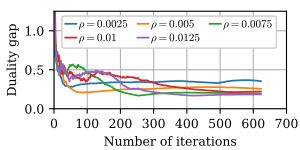

Here is the Python script that generated this plot:
import os
import pandas as pd
import numpy as np
import matplotlib.pyplot as plt
from sim_src.util import GET_LOG_PATH_FOR_SIM_SCRIPT

FONT_SIZE = 9
fig_width_px = 300
fig_height_px = 150
dpi = 100  # Typical screen DPI, adjust if necessary
fig_width_in = fig_width_px / dpi
fig_height_in = fig_height_px / dpi

plt.rc('font', family='serif')
plt.rc('mathtext', fontset='cm')
plt.rc('font', size=FONT_SIZE)  # Default font size
plt.rc('axes', titlesize=FONT_SIZE)  # Font size of the axes title
plt.rc('axes', labelsize=FONT_SIZE)  # Font size of the x and y labels
plt.rc('xtick', labelsize=FONT_SIZE)  # Font size of the tick labels
plt.rc('ytick', labelsize=FONT_SIZE)  # Font size of the tick labels
plt.rc('legend', fontsize=FONT_SIZE)  # Font size for legends


data_name_list = [r"$\rho=0.0025$", r"$\rho=0.005$", r"$\rho=0.0075$", r"$\rho=0.01$", r"$\rho=0.0125$"]
current_dir = os.path.dirname(os.path.abspath(__file__))



# Plot the data
fig, axs = plt.subplots(1,1,)
fig.set_size_inches(fig_width_in, fig_height_in)  # 3.5 inches width, height adjusted to maintain aspect ratio

# Plot settings
markers = ['+', 'x', 'd']  # Different markers for each line
bar_fill_patterns = ['///', '\\\\\\', '---','+', 'x', 'o']


data_points = np.zeros((3,11))

data_file = os.path.join(current_dir, "sim_convergence_rho/sim_convergence_rho-2025-June-24-22-41-29-ail/mmw-dual-10-4")
data = np.genfromtxt(data_file, delimiter=',')
lines = []
colors = ["#FC5A50","#FF8C00","#069AF3"]
for i in range(5):
    ub = data[2*i, 3:]
    lb = data[2*i+1, 3:]
    gap = ub-lb
    gap = gap/gap[0]
    
    line, = axs.plot(gap, linestyle='-', linewidth=1.25)
    lines.append(line)



axs.set_position([0.18, 0.275, 0.775, 0.65])
# Add labels and title
axs.set_xlabel(r'Number of iterations')
axs.grid(True)
axs.set_axisbelow(True)



# axs[0].set_ylabel(r'Number of iterations')
axs.set_ylabel(r'Duality gap')
# # uu = 5*20
# # ll = 15*20
axs.set_xlim(50, 700)
axs.set_xticks(100*np.arange(8))
#
# # axs[1].set_xlim(uu, ll)
# # axs[2].set_xlim(uu, ll)
axs.set_ylim(0, 1.25)
# axs[1].set_ylim(0, 10)
# axs.set_xticks(index)
# axs.set_xticklabels([x*20 for x in index])
# axs[1].set_yticks([0,2,4,6,8,10])
# axs[0].set_yscale('log')
# axs[1].set_yscale('log')


# Add a legend
ncol = 3  # Number of columns in the legend
h, l = lines, data_name_list
nrows = -(-len(h) // ncol)                         # ceiling division
idx   = np.arange(len(h))
pad   = nrows * ncol - len(idx)
idx   = np.concatenate([idx, np.full(pad, -1)])    # pad
order = idx.reshape(nrows, ncol).T.ravel()
order = order[order >= 0]                          # drop sentinels
h = [h[i] for i in order]
l = [l[i] for i in order]
fig.legend(h, l ,fontsize=FONT_SIZE-1, loc='upper right', bbox_to_anchor=(0.925, 0.9),ncol = ncol ,borderaxespad=0.1,handlelength=1., handleheight= 1, handletextpad=0.2, 
 # frameon=True,          # draw a frame
# fancybox=False,        # <-- square corners (like MATLAB)
# edgecolor='black',     # black  frame edge
# facecolor='white',     # white background
framealpha=1,          # fully opaque
borderpad=0.3,         # tight inner padding (font-size units)
labelspacing=0.2,      # tight vertical space between rows
columnspacing=0.8,      # space between columns
)

# axs[0].legend(fontsize=8, loc='lower left', bbox_to_anchor=(0, 1.02, 5,0.1), ncol=3,borderaxespad=0.)
# plt.subplots_adjust(left=0.175, right=0.95,bottom=0.175,top=0.95)


# Save the figure as a PDF
output_path = os.path.join(current_dir, os.path.splitext(os.path.basename(__file__))[0]) + '.pdf'

fig.savefig(output_path, format='pdf', pad_inches=0.)

# Display the plot
plt.show()
